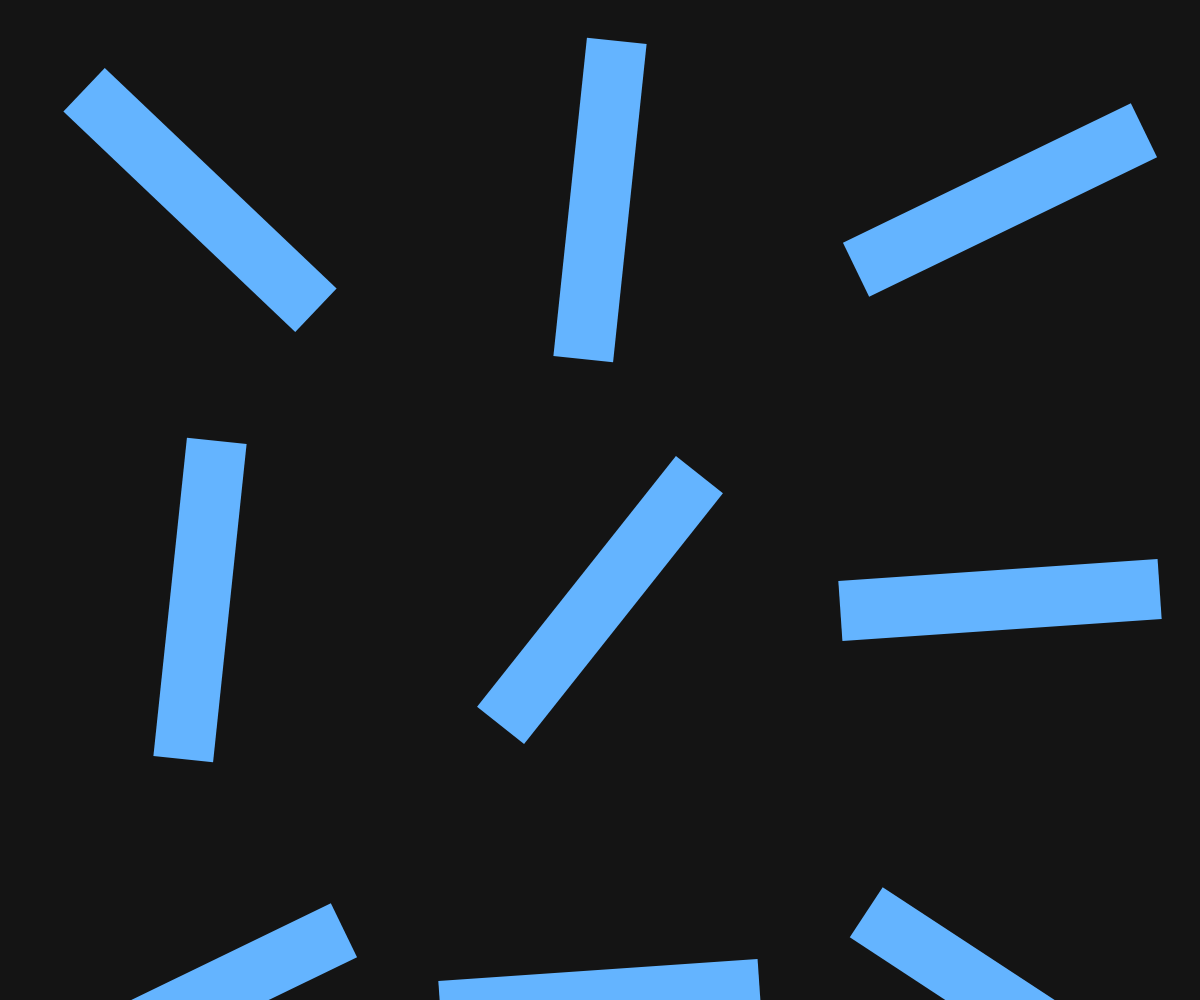
Frame 1 (no input)
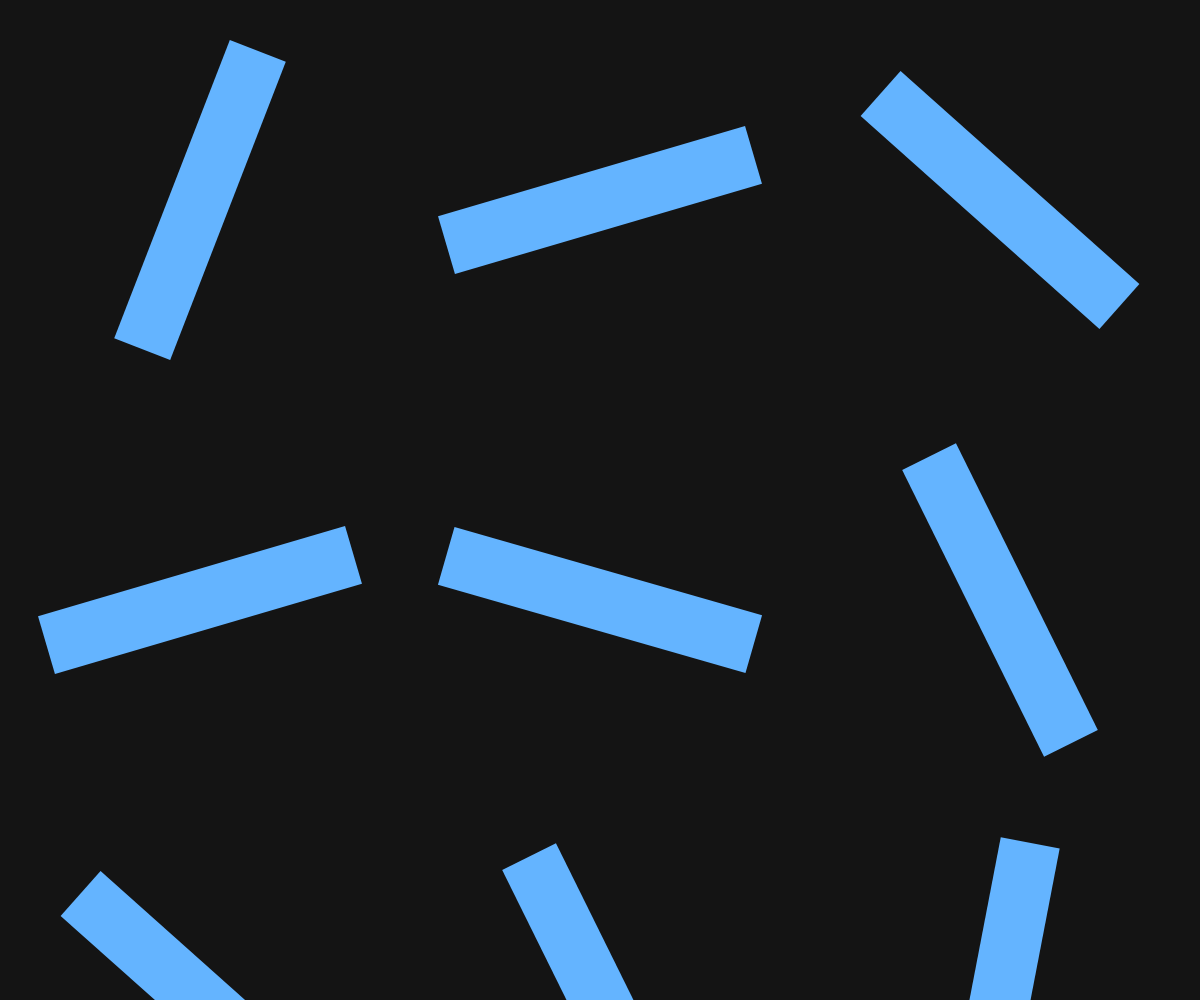
Frame 60 (no input)
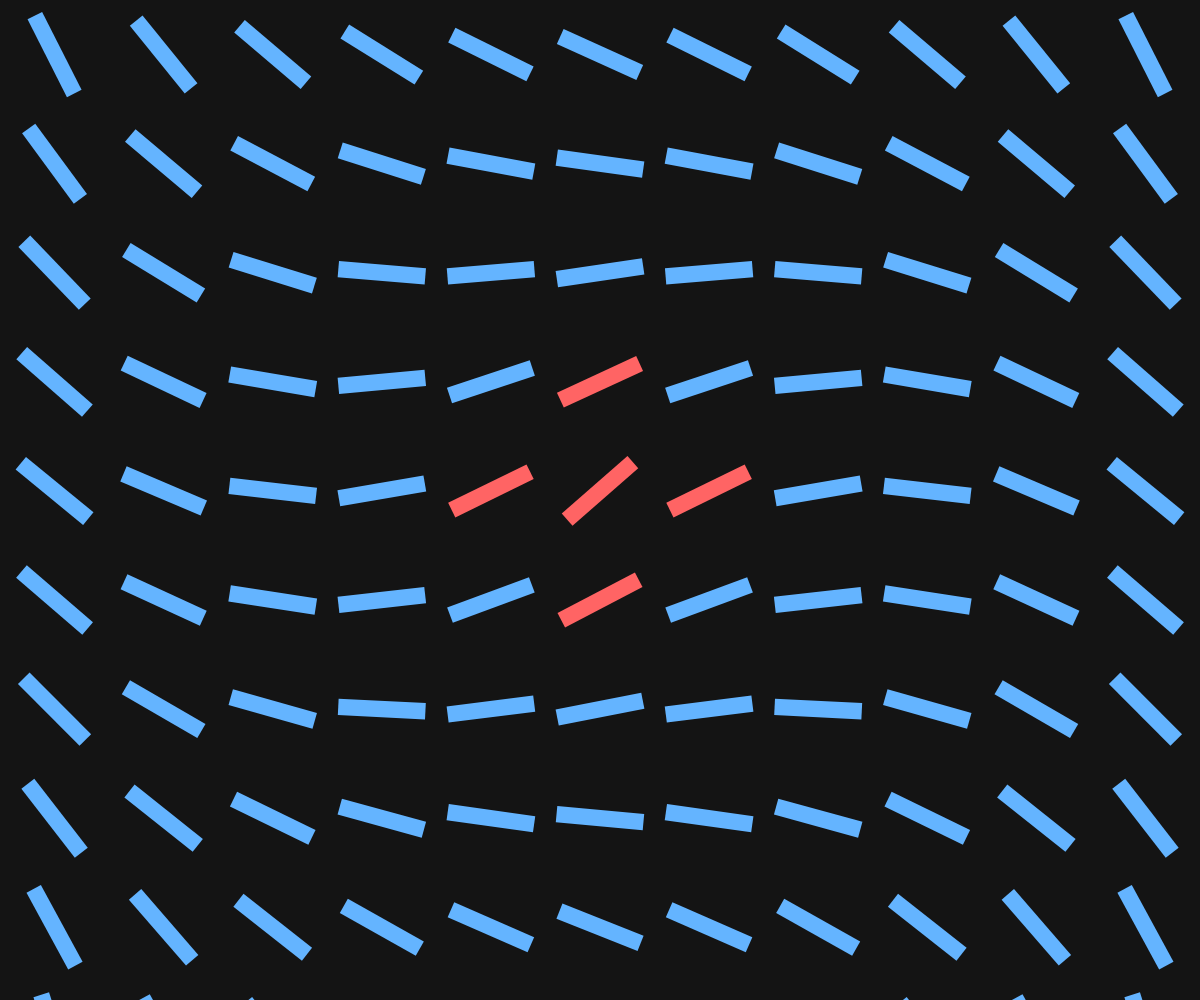
Frame 120 (the mouse pressed at the canvas centre since frame 60)

The p5.js sketch that drew these frames (run headless with seeded random() and noise() and a simulated clock; from frame 60 on, the mouse is pressed at the canvas centre):

// p5.js sketch
// ── sketch.js
function setup() {
  createCanvas(windowWidth, windowHeight);
  rectMode(CENTER);
  noStroke();
}
function draw() {
  background(20);

  let colunas = floor(map(mouseX, 0, width, 3, 20));
  let tam = width / colunas;
  let linhas = ceil(height / tam)
  
  for (let i = 0; i < colunas; i++) {
    for (let j = 0; j < colunas; j++) {

      let x = i * tam + tam / 2;
      let y = j * tam + tam / 2;

      let d = dist(mouseX, mouseY, x, y);
      let angulo = map(d, 0, width, 0, PI) + frameCount * 0.02;

      if (d < 120) {
        fill(255, 100, 100);
      } else {
        fill(100, 180, 255);
      }
      push();
      translate(x, y);
      rotate(angulo);
      rect(0, 0, tam * 0.8, tam * 0.15);
      pop();
    }
  }
}
